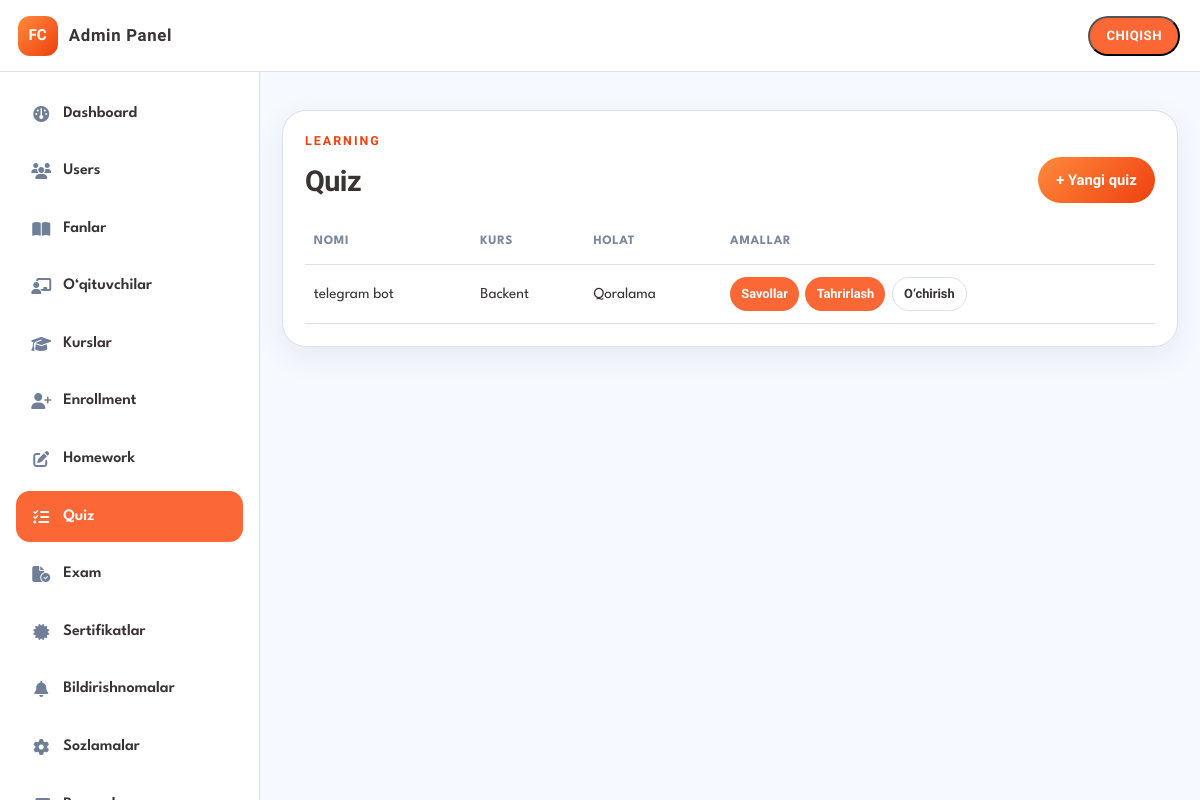
/portal/admin/quizzes/ (signed in), run on the app's committed database.
### learning/models.py (models this page shows, shortened)
class Quiz(models.Model):
    course = models.ForeignKey(Course, on_delete=models.CASCADE, related_name="quizzes")
    module = models.ForeignKey(
        Module, on_delete=models.SET_NULL, null=True, blank=True, related_name="quizzes"
    )
    title = models.CharField(max_length=150)
    description = models.TextField(blank=True)
    time_limit_minutes = models.PositiveIntegerField(default=0)
    is_published = models.BooleanField(default=False)
    created_at = models.DateTimeField(auto_now_add=True)
    class Meta:
        ordering = ["-created_at"]
        verbose_name = "Quiz"
        verbose_name_plural = "Quizlar"

class Course(models.Model):
    title = models.CharField(max_length=150)
    slug = models.SlugField(max_length=170, unique=True)
    short_description = models.CharField(max_length=300, blank=True)
    description = models.TextField(blank=True)
    cover = models.ImageField(upload_to="courses/", blank=True, null=True)
    subject = models.ForeignKey(
        Subject,
        on_delete=models.SET_NULL,
        null=True,
        blank=True,
        related_name="courses",
    )
    teacher = models.ForeignKey(
        Teacher,
        on_delete=models.SET_NULL,
        null=True,
        blank=True,
        related_name="courses",
    )
    duration = models.CharField(max_length=80, blank=True)
    is_published = models.BooleanField(default=False, db_index=True)
    show_on_landing = models.BooleanField(default=True, db_index=True)
    sort_order = models.PositiveIntegerField(default=0)
    created_at = models.DateTimeField(auto_now_add=True)
    updated_at = models.DateTimeField(auto_now=True)
    class Meta:
        ordering = ["sort_order", "title"]
        verbose_name = "Kurs"
        verbose_name_plural = "Kurslar"
    def __str__(self):
        return self.title

### portal/assessments_admin.py (the view)
# urls.py: path("portal/admin/quizzes/", views.admin_quizzes, name="admin_quizzes"),
@admin_required
def admin_quizzes(request):
    return _render(
        request,
        "portal/admin/quizzes.html",
        {"items": Quiz.objects.select_related("course", "module").all()},
    )

### accounts/models.py (called while the page is built)
    @property
    def is_admin(self):
        return self.role == Role.ADMIN or self.user.is_superuser

    @property
    def is_student(self):
        return self.role == Role.STUDENT and not self.user.is_superuser

### accounts/permissions.py (called while the page is built)
def get_profile(user) -> Profile:
    profile, _ = Profile.objects.get_or_create(
        user=user,
        defaults={
            "role": Role.ADMIN if user.is_superuser else Role.STUDENT,
            "full_name": user.get_full_name() or user.username,
            "is_email_verified": user.is_superuser,
            "must_change_password": not user.is_superuser,
        },
    )
    return profile

def _password_gate(request, profile):
    if profile.must_change_password:
        return redirect("accounts:force_password_change")
    return None

def admin_required(view_func):
    @login_required
    @wraps(view_func)
    def _wrapped(request, *args, **kwargs):
        profile = get_profile(request.user)
        request.profile = profile
        blocked = _password_gate(request, profile)
        if blocked:
            return blocked
        if profile.is_admin:
            return view_func(request, *args, **kwargs)
        messages.error(request, "Faqat administrator kira oladi.")
        return redirect(role_home_url_name(request.user))
    return _wrapped

### portal/assessments_admin.py (called while the page is built)
def _render(request, template, context=None):
    return render(request, template, context or {})

### templates/portal/admin/quizzes.html (shortened to what this page needs)
{% extends "portal/admin/admin_base.html" %}
{% block content %}
<section class="panel">
  <div class="panel-head">
    <div><p class="eyebrow">Learning</p><h2>Quiz</h2></div>
    <a class="btn btn-primary" href="{% url 'portal:admin_quiz_create' %}">+ Yangi quiz</a>
  </div>
  <div class="table-wrap">
    <table class="data-table">
      <thead><tr><th>Nomi</th><th>Kurs</th><th>Holat</th><th>Amallar</th></tr></thead>
      <tbody>
        {% for item in items %}
          <tr>
            <td>{{ item.title }}</td>
            <td>{{ item.course }}</td>
            <td>{% if item.is_published %}Chop etilgan{% else %}Qoralama{% endif %}</td>
            <td class="actions">
              <a class="btn-mini" href="{% url 'portal:admin_quiz_questions' item.pk %}">Savollar</a>
              <a class="btn-mini" href="{% url 'portal:admin_quiz_edit' item.pk %}">Tahrirlash</a>
              <form method="post" action="{% url 'portal:admin_quiz_delete' item.pk %}" onsubmit="return confirm('O‘chirishni tasdiqlaysizmi?');">
                {% csrf_token %}<button class="btn-mini ghost" type="submit">O‘chirish</button>
              </form>
            </td>
          </tr>
        {% empty %}
          <tr><td colspan="4">Quiz yo‘q.</td></tr>
        {% endfor %}
      </tbody>
    </table>
  </div>
</section>
{% endblock %}

### static/css/styles.css (style rules this page uses)
:root { --bg: #f6f9ff; --white: #ffffff; --main-dark: #393333; --muted: #7b879c; --stroke: #d7e1f3; --icon-light: #e6edfb; --accent: #fc6736; --accent-deep: #ef400f; --blue: #009bf5; --blue-2: #3b82f6; --blue-soft: #60a5fa; --green: #00cc81; --cyan: #00bcd3; --gold: #fdc61d; --sidebar: 260px; --topbar: 72px; --radius: 20px; --shadow: 0 10px 30px rgba(57, 51, 51, 0.08); --font: "League Spartan", system-ui, sans-serif; --font-display: "Oxanium", system-ui, sans-serif; }
*, *::before, *::after { box-sizing: border-box; }
html { scroll-behavior: smooth; }
body { margin: 0; font-family: var(--font); color: var(--main-dark); background: var(--bg); line-height: 1.5; }
a { color: inherit; text-decoration: none; }
h1, h2, h3, .brand-text, .eyebrow { font-family: var(--font-display); margin: 0; letter-spacing: -0.02em; }
p { margin: 0; }
.eyebrow { font-size: 0.78rem; font-weight: 700; letter-spacing: 0.16em; text-transform: uppercase; margin-bottom: 0.55rem; opacity: 0.9; }
.panel .eyebrow, .growth-panel .eyebrow, .streak-panel .eyebrow, .contact-panel .eyebrow { color: var(--accent-deep); opacity: 1; }
.btn { display: inline-flex; align-items: center; justify-content: center; min-height: 46px; padding: 0.7rem 1.15rem; border-radius: 999px; border: 0; font-family: var(--font-display); font-weight: 700; font-size: 0.92rem; cursor: pointer; transition: transform 0.2s ease, filter 0.2s ease, background 0.2s ease; }
.btn-primary { background: linear-gradient(135deg, #ff8a3d, var(--accent-deep)); color: #fff; }
.panel { margin-top: 1.1rem; padding: 1.35rem; background: var(--white); border: 1px solid var(--stroke); border-radius: 24px; box-shadow: var(--shadow); }
.panel-head { display: flex; align-items: end; justify-content: space-between; gap: 1rem; margin-bottom: 1.1rem; }
.panel h2, .growth-panel h2, .streak-panel h2, .contact-panel h2 { font-size: clamp(1.35rem, 2.4vw, 1.8rem); font-weight: 800; }

### static/css/portal.css (style rules this page uses)
.portal-body { min-height: 100svh; }
.table-wrap { overflow-x: auto; }
.data-table { width: 100%; border-collapse: collapse; font-size: 0.95rem; }
.data-table th, .data-table td { padding: 0.75rem 0.55rem; border-bottom: 1px solid var(--stroke); text-align: left; vertical-align: middle; }
.data-table th { color: var(--muted); font-size: 0.8rem; text-transform: uppercase; letter-spacing: 0.05em; }
.actions { display: flex; gap: 0.4rem; flex-wrap: wrap; }
.actions form { margin: 0; }
.btn-mini { display: inline-flex; align-items: center; justify-content: center; min-height: 34px; padding: 0 0.7rem; border-radius: 999px; border: 0; background: var(--accent); color: #fff; font-weight: 700; font-size: 0.8rem; cursor: pointer; font-family: var(--font-display); }
.btn-mini.ghost { background: #fff; color: var(--main-dark); border: 1px solid var(--stroke); }

### data on the page
Quiz: title "telegram bot", course "Backent", is_published "Qoralama"
